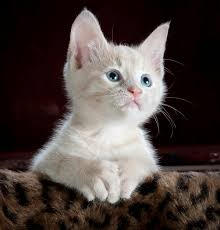
#> input picture lab_quiz1/cat.jpeg, 220 x 230 px
$ jupyter execute 'LQ1_v2-2230005429 (123).ipynb'
#> lines starting #> are read from the running program, lines starting #| are printed output that depends on the picture; after the words box and inside, x2 and y2 are one past the last pixel; in counts of white or black regions, pixels touching at a corner belong together
[cell 1]
#Add or remove libraries as needed
import cv2
import numpy as np
import matplotlib.pyplot as plt
import matplotlib.cm as cm

### Task#1: Load/read cat.jpeg as a grayscale image [1 mark]

[cell 2]
#load the image as a grayscale
cat_img = cv2.imread('cat.jpeg', cv2.IMREAD_GRAYSCALE)
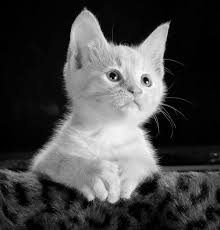
#> cat_img: shape (230, 220); min 0, max 255, mean 69.7

#display image
plt.imshow(cat_img, cmap='gray')
plt.axis('off')
plt.show()

### Task#2: Apply thresholding (thresh=100) to the image and display the results [1.5 mark]
#### Note: use cmap = 'gray' to properly display the thresholded image

[cell 3]
#apply threshold = 100
ret, thresh_img = cv2.threshold(cat_img, 100, 255, cv2.THRESH_BINARY)
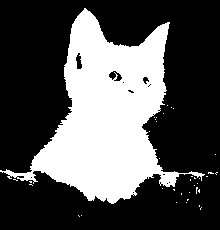
#> thresh_img: shape (230, 220); 32.6% white; 37 white regions (36 under 20 px), largest, box (x1, y1, x2, y2) and area: (0, 8, 205, 204) 16391

#display image
plt.figure()

plt.subplot(1,2,1)
plt.imshow(cat_img, cmap='gray')
plt.title('original')
plt.axis('off')

plt.subplot(1,2,2)
plt.imshow(thresh_img, cmap='gray')
plt.title('thresholded = 100')
plt.axis('off')

plt.show()
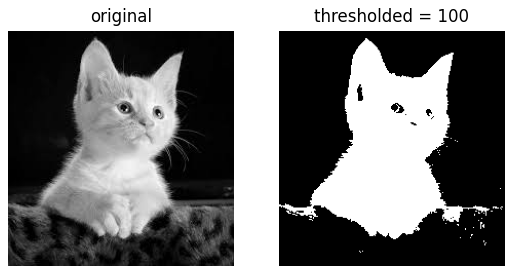
#> figure drawn by matplotlib, 2 panels

### Task#3: Load/read the camera man, blur it using a 9x9 gaussian filter (sigma=5), and display the results.   [2.5 marks]

[cell 4]
#load image in grayscale
cam_img = cv2.imread('cameraman.tif', cv2.IMREAD_GRAYSCALE)
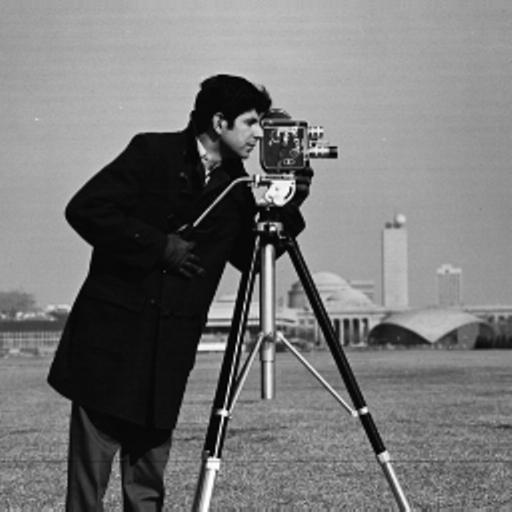
#> input picture lab_quiz1/cameraman.tif, 512 x 512 px
#> cam_img is the input picture: shape (512, 512); min 0, max 255, mean 118.3

#apply Gaussian filter
blurred_img = cv2.GaussianBlur(cam_img, (9, 9), sigmaX=5 , sigmaY=5)
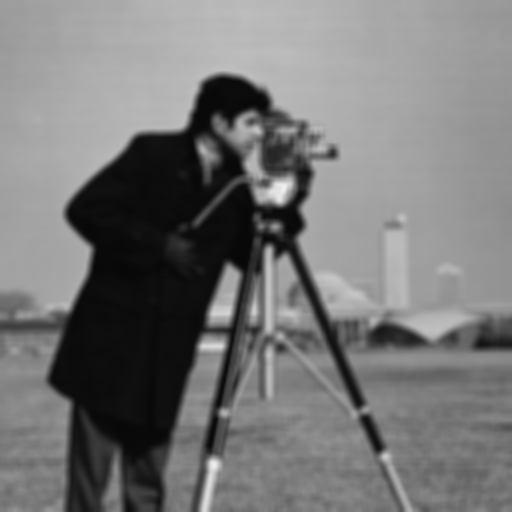
#> blurred_img: shape (512, 512); min 7, max 239, mean 118.3

#display results
plt.figure()

plt.subplot(1,2,1)
plt.imshow(cam_img, cmap='gray')
plt.title('original Cameraman')
plt.axis('off')

plt.subplot(1,2,2)
plt.imshow(blurred_img, cmap='gray')
plt.title('Gaussian Blur (9x9 and sigma = 5)')
plt.axis('off')

plt.show()
